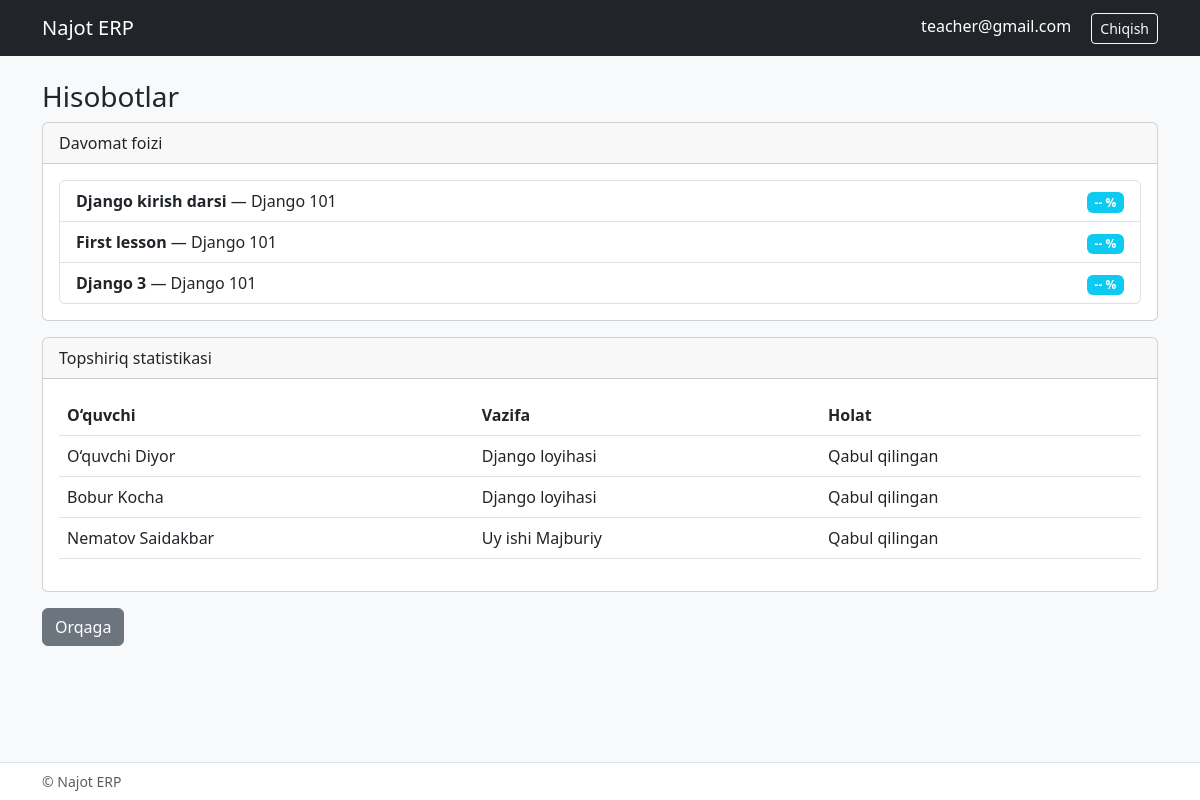
Page /teacher/report/ (signed in) on the committed database.
### configapp/models/auth_user.py (models this page shows, shortened)
class User(AbstractBaseUser, PermissionsMixin):
    phone_regex = RegexValidator(
        regex=r'^\+9989\d{8}$',
        message="Telefon raqam +9989XXXXXXXX formatida bo‘lishi kerak"
    )
    phone_number = models.CharField(validators=[phone_regex], max_length=13, null=True, blank=True)
    email = models.EmailField(unique=True, null=True, blank=True)
    is_staff = models.BooleanField(default=False)
    is_admin = models.BooleanField(default=False)
    is_active = models.BooleanField(default=True)
    is_student = models.BooleanField(default=False)
    is_teacher = models.BooleanField(default=False)
    groups = models.ManyToManyField('auth.Group', related_name="custom_user_groups", blank=True)
    user_permissions = models.ManyToManyField('auth.Permission', related_name="custom_user_permissions", blank=True)
    objects = CustomUserManager()
    USERNAME_FIELD = "email"
    REQUIRED_FIELDS = []

### configapp/models/lesson_homework.py (models this page shows, shortened)
class Lesson(BaseModel):
    title = models.CharField(max_length=200)
    description = models.TextField(blank=True, null=True)
    group = models.ForeignKey(GroupStudent, on_delete=models.CASCADE, related_name='lessons')
    teacher = models.ForeignKey(Teacher, on_delete=models.CASCADE, related_name='lessons')
    homework = models.OneToOneField(Homework, on_delete=models.SET_NULL, blank=True, null=True, related_name='lesson')
    video_url = models.URLField(blank=True, null=True)
    file = models.FileField(upload_to='lessons/files/', blank=True, null=True)
    image = models.ImageField(upload_to='lessons/images/', blank=True, null=True)
    start_time = models.TimeField(blank=True, null=True)
    end_time = models.TimeField(blank=True, null=True)

class HomeworkUpload(BaseModel):
    student = models.ForeignKey(Student, on_delete=models.CASCADE, related_name='homework_uploads')
    homework = models.ForeignKey(Homework, on_delete=models.CASCADE, related_name='uploads')
    text = models.TextField(blank=True, null=True)
    file = models.FileField(upload_to='student_homework/files/', blank=True, null=True)
    photo = models.FileField(upload_to='student_homework/photos/', blank=True, null=True)
    mark = models.SmallIntegerField(blank=True, null=True)
    is_checked = models.BooleanField(default=False)
    STATUS_CHOICES = (
        ('not_submitted', 'Berilmagan'),
        ('pending', 'Kutayotgan'),
        ('accepted', 'Qabul qilingan'),
    )
    status = models.CharField(max_length=20, choices=STATUS_CHOICES, default='not_submitted')

class Homework(BaseModel):
    title = models.CharField(max_length=200, blank=True, null=True)
    description = models.TextField(blank=True, null=True)
    deadline = models.DateField(blank=True, null=True)
    is_active = models.BooleanField(default=True)

### configapp/models/model_group.py (models this page shows, shortened)
class GroupStudent(BaseModel):
    title = models.CharField(max_length=150)
    course = models.ForeignKey(Course, on_delete=models.RESTRICT, related_name='course_groups')
    teacher = models.ManyToManyField(Teacher, related_name='get_teacher', blank=True)
    table = models.ForeignKey(Table, on_delete=models.CASCADE)
    start_date = models.DateField()
    end_time = models.DateField()
    descriptions = models.CharField(max_length=500, blank=True, null=True)

### configapp/models/auth_student.py (models this page shows, shortened)
class Student(BaseModel):
    full_name = models.CharField(max_length=150)
    user = models.OneToOneField(User, on_delete=models.CASCADE)
    group = models.ManyToManyField(GroupStudent, related_name='get_group', blank=True)
    is_line = models.BooleanField(default=False)
    descriptions = models.TextField(blank=True, null=True)

### configapp/views.py (the view)
# urls.py: path('teacher/report/', views.teacher_report, name='teacher_report'),
@login_required
def teacher_report(request):
    teacher = get_object_or_404(Teacher, user=request.user)
    lessons = Lesson.objects.filter(teacher=teacher)
    uploads = HomeworkUpload.objects.filter(homework__lesson__teacher=teacher)
    return render(request, 'teacher/report.html', {'teacher': teacher, 'lessons': lessons, 'uploads': uploads})

### configapp/templates/teacher/report.html (shortened to what this page needs)
{% extends 'base.html' %}
{% block content %}
<h3>Hisobotlar</h3>
<div class="card mb-3">
  <div class="card-header">Davomat foizi</div>
  <div class="card-body">
    {% if lessons %}
      <ul class="list-group">
        {% for l in lessons %}
          <li class="list-group-item d-flex justify-content-between">
            <div>
              <strong>{{ l.title }}</strong> — {{ l.group.title }}
            </div>
            <div>
              <span class="badge bg-info">-- %</span>
            </div>
          </li>
        {% endfor %}
      </ul>
    {% else %}
      <p class="text-muted">Darslar topilmadi.</p>
    {% endif %}
  </div>
</div>
<div class="card mb-3">
  <div class="card-header">Topshiriq statistikasi</div>
  <div class="card-body">
    {% if uploads %}
      <table class="table">
        <thead><tr><th>O‘quvchi</th><th>Vazifa</th><th>Holat</th></tr></thead>
        <tbody>
          {% for u in uploads %}
            <tr>
              <td>{{ u.student.full_name }}</td>
              <td>{{ u.homework.title }}</td>
              <td>{{ u.get_status_display }}</td>
            </tr>
          {% endfor %}
        </tbody>
      </table>
    {% else %}
      <p class="text-muted">Topshiriqlar yo‘q.</p>
    {% endif %}
  </div>
</div>
<a href="{% url 'teacher_dashboard' %}" class="btn btn-secondary">Orqaga</a>
{% endblock %}

### configapp/templates/base.html (shortened to what this page needs)
<!DOCTYPE html>
<html lang="uz">
<head>
  <link href="https://cdn.jsdelivr.net/npm/bootstrap@5.3.0/dist/css/bootstrap.min.css" rel="stylesheet">
</head>
<body class="bg-light">
<nav class="navbar navbar-expand-lg navbar-dark bg-dark">
  <div class="container">
    <a class="navbar-brand" href="/">Najot ERP</a>
    <div class="ms-auto">
      {% if user.is_authenticated %}
        <span class="text-white me-3">{{ user.email|default:user.phone_number }}</span>
        <a href="{% url 'logout' %}" class="btn btn-outline-light btn-sm">Chiqish</a>
      {% else %}
        <a href="{% url 'login' %}" class="btn btn-outline-light btn-sm">Kirish</a>
      {% endif %}
    </div>
  </div>
</nav>
<div class="container mt-4">
  {% block content %}{% endblock %}
</div>
<footer class="bg-white border-top fixed-bottom">
  <div class="container py-2 text-muted small">
    © Najot ERP
  </div>
</footer>
</body>
</html>

### configapp/templates/base.html (style rules this page uses)
body { padding-bottom: 60px; }

### rows in the picture
User: email "teacher@gmail.com"
Lesson: title "Django kirish darsi", group "Django 101"
Lesson: title "First lesson", group "Django 101"
Lesson: title "Django 3", group "Django 101"
HomeworkUpload: student.full_name "O‘quvchi Diyor", homework "Django loyihasi", status "Qabul qilingan"
HomeworkUpload: student.full_name "Bobur Kocha", homework "Django loyihasi", status "Qabul qilingan"
HomeworkUpload: student.full_name "Nematov Saidakbar", homework "Uy ishi Majburiy", status "Qabul qilingan"
